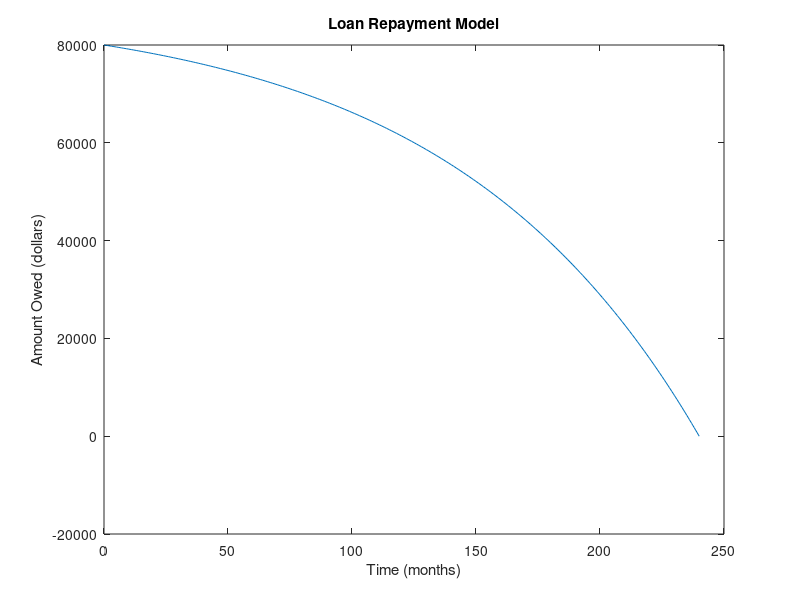

Recreate this plot in MATLAB.
% Solve the loan repayment model.

% Define some parameters
N = 240; % number of iterations
a = zeros(1, N+1); % vector of values
a(1) = 80000; % initial value

% Numerically solving the model
for i=1:N
    a(i+1) = 1.01*a(i) - 880.87;
end

% Plot the results
figure
plot(0:N, a)
xlabel("Time (months)")
ylabel("Amount Owed (dollars)")
title("Loan Repayment Model")
